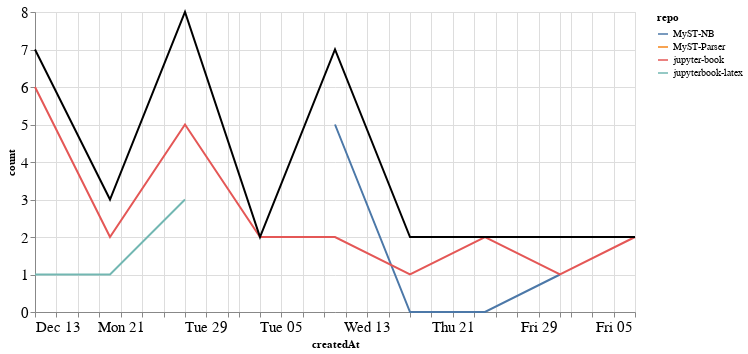

Source (notebook cell):
### Markdown cell above
### Comments

### Code cell
comments_time = comments.groupby('repo').resample('W', on='createdAt').count()['author'].reset_index()
comments_time = comments_time.rename(columns={'author': 'count'})
comments_time_total = comments_time.groupby('createdAt').agg({"count": "sum"}).reset_index()
ch1 = alt.Chart(comments_time, width=600).mark_line().encode(
    x='createdAt',
    y='count',
    color='repo',
    tooltip="repo"
)

ch2 = alt.Chart(comments_time_total, width=600).mark_line(color="black").encode(
    x='createdAt',
    y='count',
)

ch1 + ch2

### Figure 1 — Vega-Lite specification as saved in the notebook (floating-point values rounded to 4 significant figures)
{"config": {"axisLeft": {"labelFontSize": 15}, "axisBottom": {"labelFontSize": 15}}, "layer": [{"data": {"name": "data-c17d5ee9a323452435759380c9d62644"}, "mark": "line", "encoding": {"color": {"type": "nominal", "field": "repo"}, "tooltip": {"type": "nominal", "field": "repo"}, "x": {"type": "temporal", "field": "createdAt"}, "y": {"type": "quantitative", "field": "count"}}, "width": 600}, {"data": {"name": "data-4b497b66447caa16efe0d2db7fad203b"}, "mark": {"type": "line", "color": "black"}, "encoding": {"x": {"type": "temporal", "field": "createdAt"}, "y": {"type": "quantitative", "field": "count"}}, "width": 600}], "$schema": "https://vega.github.io/schema/vega-lite/v4.8.1.json", "datasets": {"data-c17d5ee9a323452435759380c9d62644": [{"repo": "MyST-NB", "createdAt": "2021-01-10T00:00:00", "count": 5}, {"repo": "MyST-NB", "createdAt": "2021-01-17T00:00:00", "count": 0}, {"repo": "MyST-NB", "createdAt": "2021-01-24T00:00:00", "count": 0}, {"repo": "MyST-NB", "createdAt": "2021-01-31T00:00:00", "count": 1}, {"repo": "MyST-Parser", "createdAt": "2021-01-17T00:00:00", "count": 1}, {"repo": "jupyter-book", "createdAt": "2020-12-13T00:00:00", "count": 6}, {"repo": "jupyter-book", "createdAt": "2020-12-20T00:00:00", "count": 2}, {"repo": "jupyter-book", "createdAt": "2020-12-27T00:00:00", "count": 5}, {"repo": "jupyter-book", "createdAt": "2021-01-03T00:00:00", "count": 2}, {"repo": "jupyter-book", "createdAt": "2021-01-10T00:00:00", "count": 2}, {"repo": "jupyter-book", "createdAt": "2021-01-17T00:00:00", "count": 1}, {"repo": "jupyter-book", "createdAt": "2021-01-24T00:00:00", "count": 2}, {"repo": "jupyter-book", "createdAt": "2021-01-31T00:00:00", "count": 1}, {"repo": "jupyter-book", "createdAt": "2021-02-07T00:00:00", "count": 2}, {"repo": "jupyterbook-latex", "createdAt": "2020-12-13T00:00:00", "count": 1}, {"repo": "jupyterbook-latex", "createdAt": "2020-12-20T00:00:00", "count": 1}, {"repo": "jupyterbook-latex", "createdAt": "2020-12-27T00:00:00", "count": 3}], "data-4b497b66447caa16efe0d2db7fad203b": [{"createdAt": "2020-12-13T00:00:00", "count": 7}, {"createdAt": "2020-12-20T00:00:00", "count": 3}, {"createdAt": "2020-12-27T00:00:00", "count": 8}, {"createdAt": "2021-01-03T00:00:00", "count": 2}, {"createdAt": "2021-01-10T00:00:00", "count": 7}, {"createdAt": "2021-01-17T00:00:00", "count": 2}, {"createdAt": "2021-01-24T00:00:00", "count": 2}, {"createdAt": "2021-01-31T00:00:00", "count": 2}, {"createdAt": "2021-02-07T00:00:00", "count": 2}]}}
